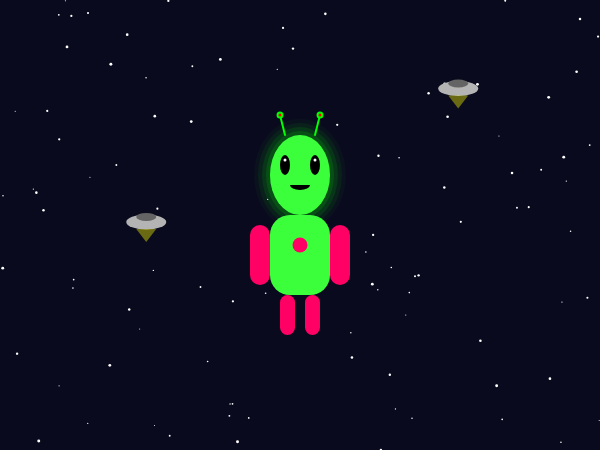
Frame 1 (no input)
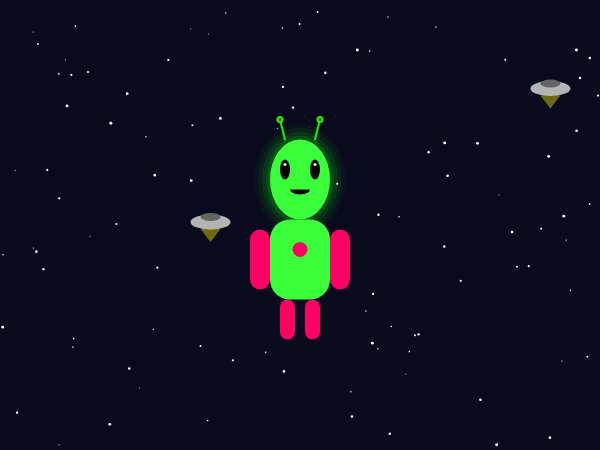
Frame 60 (no input)
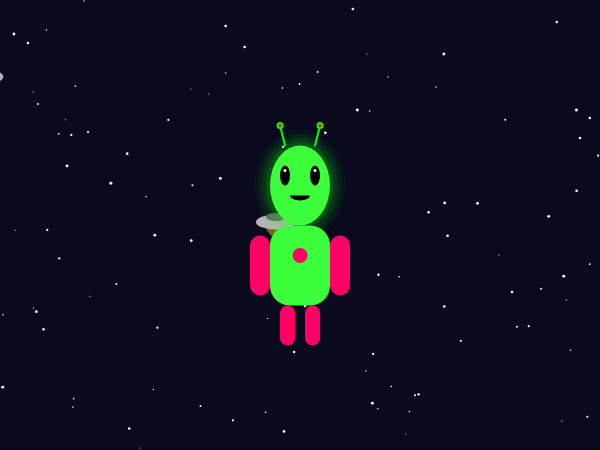
Frame 120 (the mouse pressed at the canvas centre since frame 60)

The p5.js sketch that drew these frames (run headless with seeded random() and noise() and a simulated clock; from frame 60 on, the mouse is pressed at the canvas centre):

// p5.js sketch
// ── sketch.js
let stars = [];
let spaceships = [];
let alienY = 0;
let alienDirection = 1;

function setup() {
  createCanvas(600, 450);
  
  // Generate stars
  for (let i = 0; i < 100; i++) {
    stars.push({ x: random(width), y: random(height), size: random(1, 3) });
  }

  // Generate spaceships
  for (let i = 0; i < 2; i++) {
    spaceships.push({
      x: random(width),
      y: random(height / 2),
      speed: random(1, 2),
    });
  }
}

function draw() {
  backgroundSpace();
  moveSpaceships();
  drawSpaceships();
  drawAlien(width / 2, height / 2 - 50 + alienY);
  moveAlien();
}

//Moving Starfield
function backgroundSpace() {
  background(10, 10, 30);
  noStroke();
  for (let s of stars) {
    fill(255);
    ellipse(s.x, s.y, s.size);
    s.y += 1;
    if (s.y > height) {
      s.y = 0;
      s.x = random(width);
    }
  }
}

//Spaceship animation
function moveSpaceships() {
  for (let ship of spaceships) {
    ship.x += ship.speed;
    if (ship.x > width + 20) {
      ship.x = -40;
      ship.y = random(height / 2);
    }
  }
}

function drawSpaceships() {
  for (let ship of spaceships) {
    drawSpaceship(ship.x, ship.y);
  }
}

function drawSpaceship(x, y) {
  fill(180);
  ellipse(x, y, 40, 15);
  fill(100);
  ellipse(x, y - 5, 20, 8);
  fill(255, 255, 0, 100);
  triangle(x - 10, y + 7, x + 10, y + 7, x, y + 20); // light beam
}

//Alien
function drawAlien(x, y) {
  push();
  translate(x, y);
  
  // Glow effect
  for (let i = 0; i < 5; i++) {
    fill(0, 255, 0, 40 - i * 8);
    ellipse(0, 0, 60 + i * 8, 80 + i * 8);
  }

  // Head
  fill(60, 255, 60);
  ellipse(0, 0, 60, 80);

  // Eyes
  fill(0);
  ellipse(-15, -10, 10, 20);
  ellipse(15, -10, 10, 20);
  fill(255);
  ellipse(-15, -15, 3, 3);
  ellipse(15, -15, 3, 3);

  // Mouth
  fill(0);
  arc(0, 10, 20, 10, 0, PI);

  // Antennas
  stroke(0, 255, 0);
  strokeWeight(2);
  line(-15, -40, -20, -60);
  line(15, -40, 20, -60);
  fill(255, 0, 0);
  ellipse(-20, -60, 5);
  ellipse(20, -60, 5);

  noStroke();

  // Body
  fill(60, 255, 60);
  rect(-30, 40, 60, 80, 20);

  // Chest light
  fill(255, 0, 100);
  ellipse(0, 70, 15);

  // Arms
  rect(-50, 50, 20, 60, 20);
  rect(30, 50, 20, 60, 20);

  // Legs
  rect(-20, 120, 15, 40, 10);
  rect(5, 120, 15, 40, 10);

  pop();
}

// Alien bobbing
function moveAlien() {
  alienY += alienDirection * 1.5;
  if (alienY > 20 || alienY < -20) {
    alienDirection *= -1;
  }
}
